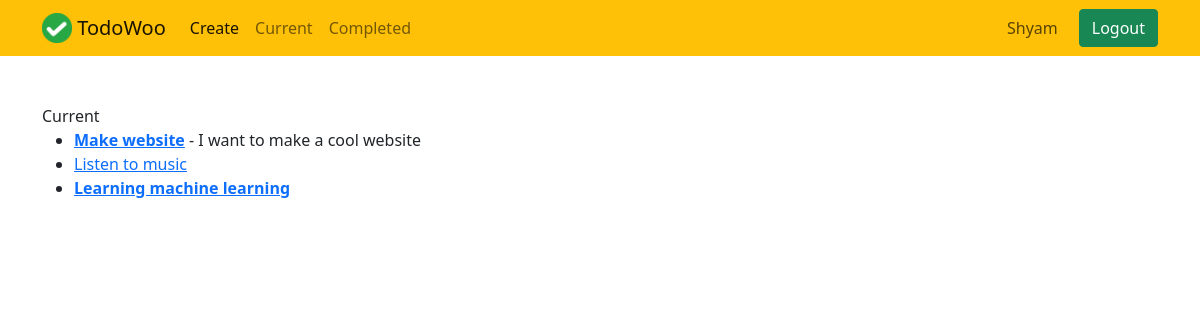
/current/ (signed in), run on the app's committed database.
### todo/models.py (models this page shows, shortened)
class Todo(models.Model):
	title = models.CharField(max_length=100)
	memo = models.TextField(blank=True)
	created = models.DateTimeField(auto_now_add=True)
	datecompleted = models.DateTimeField(null=True, blank=True)
	important = models.BooleanField(default=False)
	user = models.ForeignKey(User, on_delete=models.CASCADE)

### todo/views.py (the view)
# urls.py: path('current/', views.currenttodos, name='currenttodos'),
@login_required
def currenttodos(request):
	todos = Todo.objects.filter(user=request.user, datecompleted__isnull=True)
	return render(request, 'todo/currenttodos.html', {'todos': todos})

### todo/templates/todo/currenttodos.html
{% extends 'todo/base.html' %}
{% block content %}
Current
<ul>
	{% for todo in todos %}
	<li>{% if todo.important %}
		<a href="{% url 'viewtodo' todo.id %}"><b>{{ todo.title }}</b></a>
		{% else %}
		<a href="{% url 'viewtodo' todo.id %}">{{ todo.title }}</a>
		{% endif %}
		{% if todo.memo %}
		- {{ todo.memo }}
		{% endif %}
	</li>
	{% endfor %}
</ul>
{% endblock %}

### todo/templates/todo/base.html (shortened to what this page needs)
{% load static %}
<!doctype html>
<html lang="en">
  <head>
    <link href="https://cdn.jsdelivr.net/npm/bootstrap@5.1.3/dist/css/bootstrap.min.css" rel="stylesheet">
  </head>
  <body>
  	<nav class="navbar navbar-expand-lg navbar-light bg-warning mb-5">
	  <div class="container">
	    <a class="navbar-brand" href="{% url 'home' %}">
	    	<img src="{% static 'todo/logo.png' %}" width="30" height="30" class="d-inline-block align-top">
	    	<span>TodoWoo</span>
	    </a>
	    {% if user.is_authenticated %}
	    <div class="collapse navbar-collapse" id="navbarSupportedContent">
	      <ul class="navbar-nav me-auto mb-2 mb-lg-0">
	        <li class="nav-item {{ create }}">
	          <a class="nav-link active" aria-current="page" href="{% url 'createtodo' %}">Create</a>
	        </li>
	        <li class="nav-item {{ current }}">
	          <a class="nav-link" href="{% url 'currenttodos' %}">Current</a>
	        </li>
	        <li class="nav-item {{ completed }}">
	          <a class="nav-link" href="{% url 'completedtodos' %}">Completed</a>
	        </li>
	      </ul>
	      <ul class="navbar-nav ml-auto">
	      	<li class="nav-item">
				<button class="btn btn-warning me-2" type="button" disabled>{{ user.username|title }}</button>
	      	</li>
	      	<li class="nav-item">
	      		<form class="d-flex" action="{% url 'logoutuser' %}" method="POST">
	        		<button class="btn btn-success" type="submit">Logout</button>
	      		</form>
	      	</li>
	      </ul>
	      {% endif%}
	    </div>
	  </div>
	</nav>
	<div class="container mt-5">
	{% block content %}{% endblock %}
	</div>
  </body>
</html>

### data on the page
Todo: title "Make website", memo "I want to make a cool website"
Todo: title "Listen to music"
Todo: title "Learning machine learning"

### other printed values
{{ user.username|title }} "Shyam"
